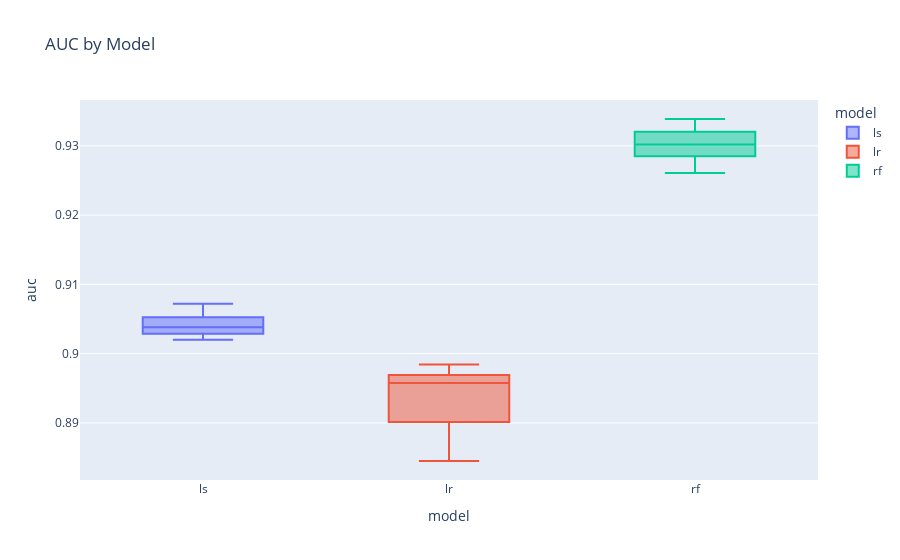

The notebook cell this image was saved under:
### Markdown cell above
## Approach 2: PCS ensemble prediction 

In this approach, we take a look at all of the predictions that we computed above (across all algorithms and judgment call combinations), and we first conduct a predictability screening test to ensure that we are not using particularly poorly performing fits to create our ensemble.

Let's visualize the distribution of the correlation performance measure across all of the algorithms and cleaning/pre-processing judgment calls (grouping by algorithm) using boxplots.

First we will consider the AUC:

### Code cell
px.box(perturbed_jc_auc, y='auc', x='model', color='model', title='AUC by Model')

### Figure 1 — Plotly figure (JSON) as saved in the notebook; plotly's stock layout.template omitted (floating-point values rounded to 4 significant figures)
{"data": [{"alignmentgroup": "True", "hovertemplate": "model=%{x}<br>auc=%{y}<extra></extra>", "legendgroup": "ls", "marker": {"color": "#636efa"}, "name": "ls", "notched": false, "offsetgroup": "ls", "orientation": "v", "showlegend": true, "type": "box", "x": ["ls", "ls", "ls", "ls", "ls", "ls", "ls", "ls", "ls", "ls", "ls", "ls", "ls", "ls", "ls", "ls"], "x0": " ", "xaxis": "x", "y": [0.9029, 0.9031, 0.9046, 0.9064, 0.902, 0.902, 0.9039, 0.9052, 0.9036, 0.9037, 0.9053, 0.9072, 0.9028, 0.9028, 0.9049, 0.9059], "y0": " ", "yaxis": "y"}, {"alignmentgroup": "True", "hovertemplate": "model=%{x}<br>auc=%{y}<extra></extra>", "legendgroup": "lr", "marker": {"color": "#EF553B"}, "name": "lr", "notched": false, "offsetgroup": "lr", "orientation": "v", "showlegend": true, "type": "box", "x": ["lr", "lr", "lr", "lr", "lr", "lr", "lr", "lr", "lr", "lr", "lr", "lr", "lr", "lr", "lr", "lr"], "x0": " ", "xaxis": "x", "y": [0.8953, 0.8948, 0.8845, 0.889, 0.8961, 0.8952, 0.8984, 0.8968, 0.897, 0.8968, 0.8853, 0.8865, 0.8968, 0.8972, 0.8913, 0.8983], "y0": " ", "yaxis": "y"}, {"alignmentgroup": "True", "hovertemplate": "model=%{x}<br>auc=%{y}<extra></extra>", "legendgroup": "rf", "marker": {"color": "#00cc96"}, "name": "rf", "notched": false, "offsetgroup": "rf", "orientation": "v", "showlegend": true, "type": "box", "x": ["rf", "rf", "rf", "rf", "rf", "rf", "rf", "rf", "rf", "rf", "rf", "rf", "rf", "rf", "rf", "rf"], "x0": " ", "xaxis": "x", "y": [0.9296, 0.9261, 0.9301, 0.9266, 0.9336, 0.9304, 0.9322, 0.9339, 0.9289, 0.9283, 0.9283, 0.9319, 0.9315, 0.9332, 0.9317, 0.9286], "y0": " ", "yaxis": "y"}], "layout": {"boxmode": "overlay", "legend": {"title": {"text": "model"}, "tracegroupgap": 0}, "title": {"text": "AUC by Model"}, "xaxis": {"anchor": "y", "categoryarray": ["ls", "lr", "rf"], "categoryorder": "array", "domain": [0, 1], "title": {"text": "model"}}, "yaxis": {"anchor": "x", "domain": [0, 1], "title": {"text": "auc"}}}}
